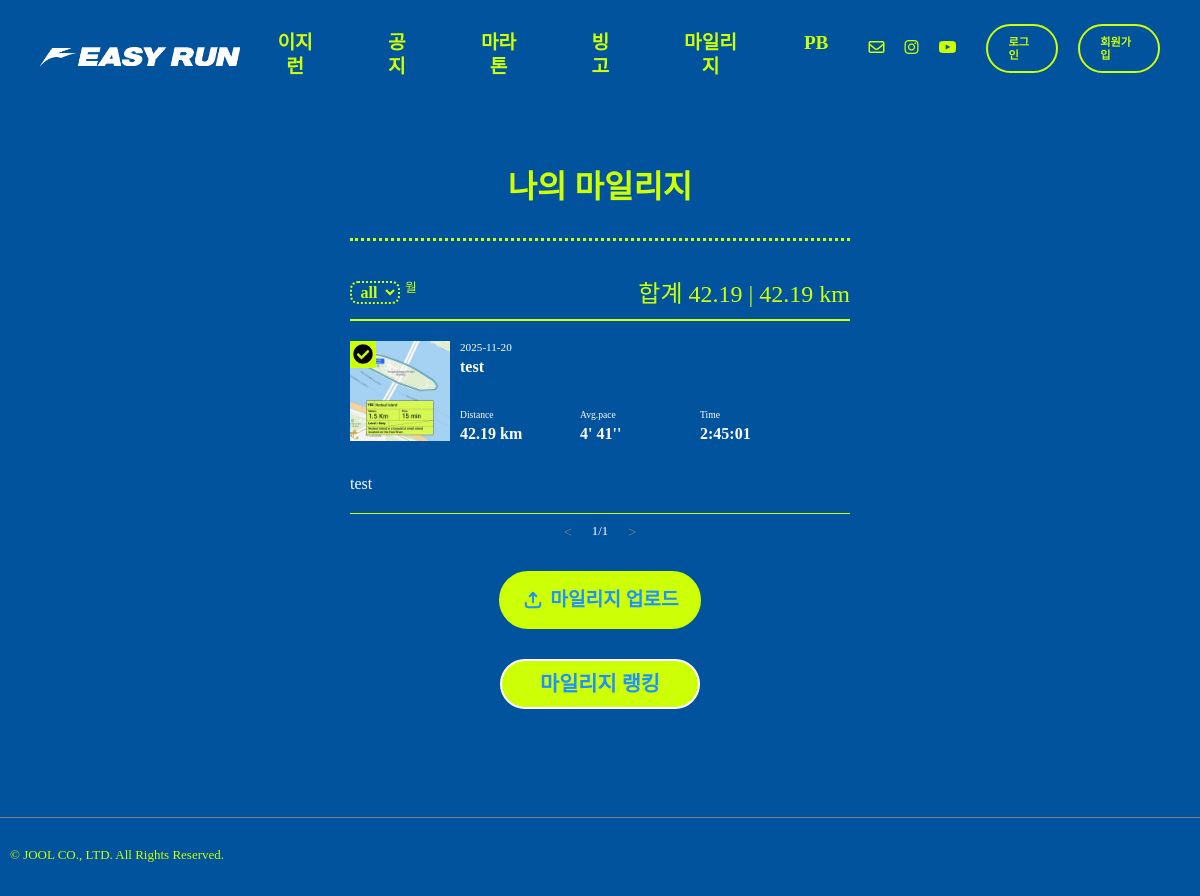
Page /runres/recordview/1/ on the earlier database version.
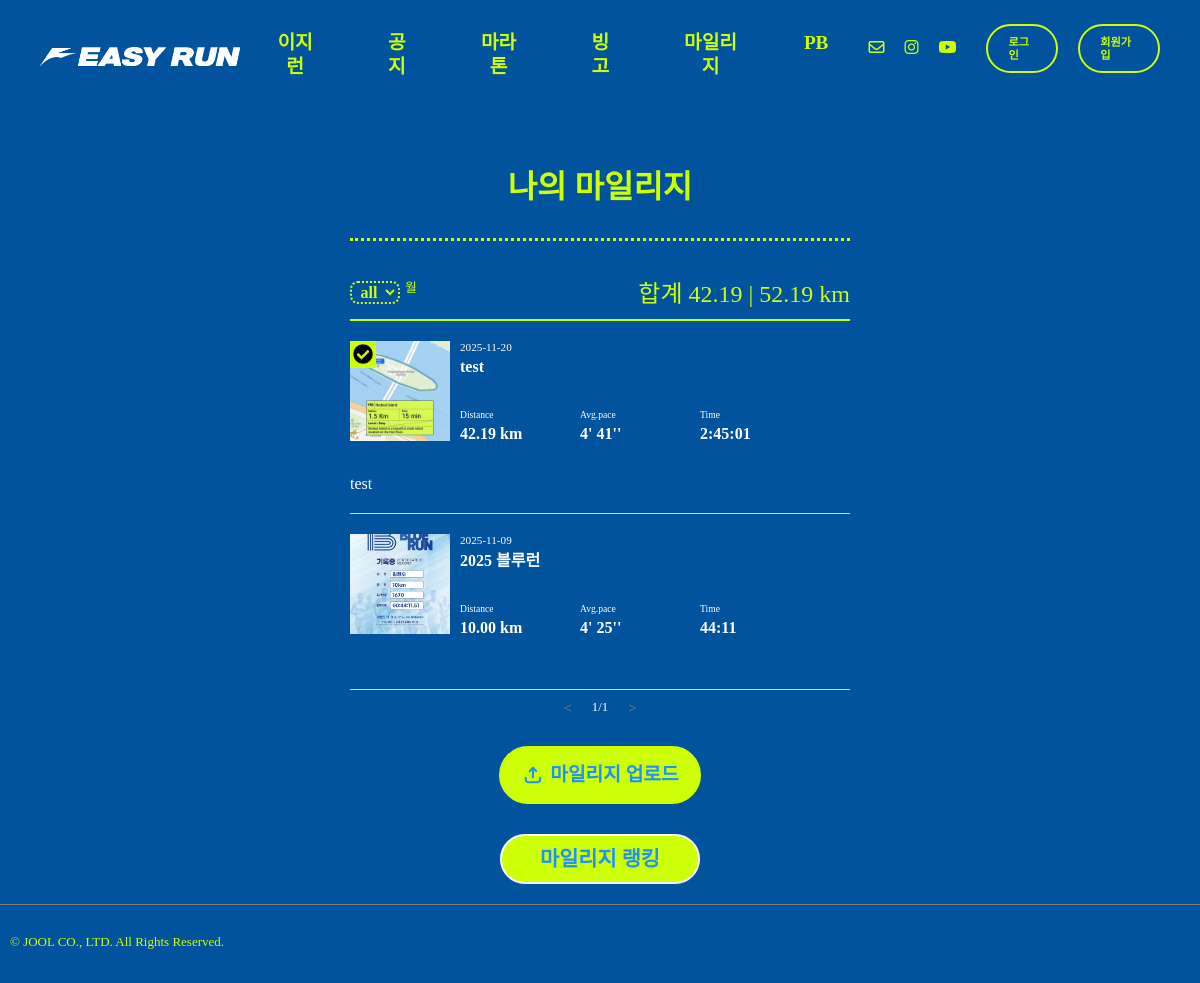
Same page on the later database version.
### record/models.py (models this page shows, shortened)
class Record(models.Model):
    record_id = models.AutoField(primary_key=True)
    title = models.CharField(max_length=50)
    user = models.ForeignKey(settings.AUTH_USER_MODEL,on_delete=models.CASCADE)
    record_date = models.DateField(blank=True, null=True)
    image = ResizedImageField(size=[500,500], upload_to="record", blank=False)
    distance = models.DecimalField(max_digits=6, decimal_places=2, blank=False, null=False)
    pace_m = models.IntegerField(null=True, blank=True)
    pace_s = models.IntegerField(null=True, blank=True)
    time_h = models.IntegerField(null=True, blank=True)
    time_m = models.IntegerField(null=True, blank=True)
    time_s = models.IntegerField(null=True, blank=True)
    desc = models.TextField(blank=True)
    confirmed = models.BooleanField(default=False)

### record/views.py (the view, shortened to what this page needs)
# urls.py: path('recordview/<str:pk>/', views.recordview, name='recordview'),
def recordview(request,pk):
    month = request.GET.get('month')
    if month =="0" or month == None:
        month = "0"
        record_list = Record.objects.filter(user=pk).order_by('-record_date')
        distance_sum = Record.objects.filter(confirmed=True).filter(user=pk).aggregate(Sum('distance'))
        distance_sum_not = Record.objects.filter(user=pk).aggregate(Sum('distance'))
    page = int(request.GET.get('p', 1)) #없으면 1로 지정
    paginator = Paginator(record_list, 3) #한 페이지 당 몇개 씩 보여줄 지 지정
    record_list = paginator.get_page(page)
    return render(request,"run_record.html", {"context":record_list, "distance_sum":distance_sum, "month": month, "distance_sum_not":distance_sum_not})

### templates/run_record.html (shortened to what this page needs)
{% extends "base.html" %}
{% load static %}
{% block content %}
  <div class="main-view">
    <div class="record-top-space"></div>
    <div>
      <p class="page-title">나의 마일리지</p>
    </div>
    <div class="width500">
      <div class="divider-line"></div>
      <div class="space-h30"></div>
    </div>
    <div class="search-sum">
      <div class="filter-line">
        <div>
          <form action="{% url 'runres:recordview' user.pk %}" method="get" id="month-filter">
            <select name="month" class="month-filter">
              <option value="0">all</option>
            </select>
          </form>
        </div>
        <div class="month-filter-txt">월</div>
      </div>
      <div class="distance-sum">합계
        {{ distance_sum.distance__sum | floatformat:2 }}
        |
        {{ distance_sum_not.distance__sum | floatformat:2 }}
        km</div>
    </div>
    {% for data in context %}
      <div class="record-list-container">
        <a href="{% url 'runres:recordUpdateView' user.pk data.record_id %}">
          <div class="main-info-1 fade-in-up-short">
            <div class="record-img">
              {% if data.confirmed %}
                <div class="cf-check">
                  <img src="{% static "img/check_circle_icon.png" %}" alt="logo" height="20px" width="auto">
                </div>
              {% endif %}
              <img src="/media/{{ data.image }}" alt="logo-top" height="100px" width="100px">
            </div>
            <div class="title-date">
              <div class="record-date">{{ data.record_date | date:"Y-m-d" }}</div>
              <div class="record-title">{{ data.title }}</div>
              <div class="record-3">
                <div class="record-part-box">
                  <div class="distance-txt">Distance</div>
                  <div class="record-distance">{{ data.distance }}
                    km</div>
                </div>
                <div class="record-part-box">
                  <div class="distance-txt">Avg.pace</div>
                  {% if data.pace_s < 10 %}
                    <div class="record-pace">{{ data.pace_m }}' 0{{ data.pace_s }}''</div>
                  {% else %}
                    <div class="record-pace">{{ data.pace_m }}'
                      {{ data.pace_s }}''</div>
                  {% endif %}
                </div>
                <div class="record-part-box">
                  <div class="distance-txt">Time</div>
                  {% if data.time_s < 10 %}
                    {% if data.time_h is not None %}
                      <div class="record-time">
                        {{ data.time_h }}:{{ data.time_m }}:0{{ data.time_s }}</div>
                    {% else %}
                      <div class="record-time">
                        {{ data.time_m }}:0{{ data.time_s }}</div>
                    {% endif %}
                  {% else %}
                    {% if data.time_h is not None %}
                      <div class="record-time">
                        {{ data.time_h }}:{{ data.time_m }}:{{ data.time_s }}</div>
                    {% else %}
                      <div class="record-time">
                        {{ data.time_m }}:{{ data.time_s }}</div>
                    {% endif %}
                  {% endif %}
                </div>
              </div>
            </div>
          </div>
        </a>
        <div class="record-desc fade-in-up-short2">{{ data.desc }}</div>
      </div>
    {% endfor %}
    <div class="pagenation-container">
      {% if context.has_previous %}
        <a class="page-link" href="?month={{ month }}&p={{ context.previous_page_number }}">
          <div class="page-item">< </div>
        </a>
      {% else %}
        <a class="page-link" href="#">
          <div class="page-item disabled">< </div>
        </a>
      {% endif %}
      <div class="page-num">
        {{ context.number }}/{{ context.paginator.num_pages }}
      </div>
      {% if context.has_next %}
        <a class="page-link" href="?month={{ month }}&p={{ context.next_page_number }}">
          <div class="page-item">></div>
        </a>
      {% else %}
        <a class="page-link" href="#">
          <div class="page-item disabled">></div>
        </a>
      {% endif %}
    </div>
    <div class="space-h30"></div>
    <div class="btn-container">
      <a href="{% url 'runres:runres' %}">
        <div class="upload-btn">
          <svg xmlns="http://www.w3.org/2000/svg" fill="none" height="24" viewbox="0 0 24 24" width="24">
            <g stroke-linecap="round" stroke-linejoin="round" stroke-width="2">
              <path d="m4.75 14.75v1.5c0 1.6569 1.34315 3 3 3h8.5c1.6569 0 3-1.3431 3-3v-1.5"/>
              <path d="m12 14.25v-9.25"/>
              <path d="m8.75 8.25 3.25-3.5 3.25 3.5"/>
            </g>
          </svg>
          <div class="upload-txt">마일리지 업로드</div>
        </div>
      </a>
    </div>
    <div class="btn-control">
      <a href="{% url "runres:recordRank" %}">
        <button class="submit-btn">마일리지 랭킹</button>
      </a>
    </div>
  </div>
{% endblock content %}

### templates/base.html (shortened to what this page needs)
<!DOCTYPE html>
{% load static %}
<html lang="en">
  <head>
    <link href="https://hangeul.pstatic.net/hangeul_static/css/nanum-square-neo.css" rel="stylesheet">
    <link rel="stylesheet" type="text/css" href="{% static 'css/joolmag.css' %}"/>
    <link rel="stylesheet" type="text/css" href="{% static 'css/normalize.css' %}"/>
    <link rel="stylesheet" type="text/css" href="{% static 'css/article.css' %}"/>
  </head>
  <body id="content" class="mainbg">
    <div class="info-container">
      <div class="sterun-logo-m">
        <a href={% url "index" %}>
          <img src="{% static "img/easyrun-logo2.png" %}" alt="logo-top" height="auto" width="auto">
      </div>
      <div class="j-nav-items fade-in-up-short1">
        <div class="j-nav-item">
          <a href="{% url 'index' %}">이지런</a>
        </div>
        <div class="j-nav-item">
          <a href="{% url 'article:article' %}">공지</a>
        </div>
        <div class="j-nav-item">
          {% if user.is_authenticated %}
            <a href="{% url 'marathon:marathon_list' %}">마라톤</a>
          {% else %}
            <a href="{% url 'users:login' %}">마라톤</a>
          {% endif %}
        </div>
        <div class="j-nav-item">
          {% if user.is_authenticated %}
            <a href="{% url 'bingo:bingo' user.pk %}">빙고</a>
          {% else %}
            <a href="{% url 'users:login' %}">빙고</a>
          {% endif %}
        </div>
        <div class="j-nav-item">
          {% if user.is_authenticated %}
            <a href="{% url 'runres:recordview' user.pk %}">마일리지</a>
          {% else %}
            <a href="{% url 'users:login' %}">마일리지</a>
          {% endif %}
        </div>
        <div class="j-nav-item">
          {% if user.is_authenticated %}
            <a href="{% url 'runres:pbRank' %}">PB</a>
          {% else %}
            <a href="{% url 'users:login' %}">PB</a>
          {% endif %}
        </div>
      </div>
      <div class="login-sns-box">
        <div class="info-icons">
          <div class="info-icon">
            <i class="fa-regular fa-envelope"></i>
          </div>
          <div class="info-icon">
            <a href="https://www.instagram.com/hyunwoo_05/" target="_blank">
              <i class="fa-brands fa-instagram"></i>
            </a>
          </div>
          <div class="info-icon">
            <i class="fa-brands fa-youtube"></i>
          </div>
        </div>
        <div class="login-box">
          {% if user.is_authenticated %}
            <a href="{% url 'users:logout' %}">
              <div class="login-btn">{{ user.username }}
                님 로그아웃</div>
            </a>
          {% else %}
            <a href="{% url 'users:login' %}">
              <div class="login-btn">로그인</div>
            </a>
            <a href="{% url 'users:signup' %}">
              <div class="login-btn">회원가입</div>
            </a>
          {% endif %}
        </div>
      </div>
    </div>
    {% block content %}{% endblock content %}
    <footer>
      <div class="rights">
        <p>© JOOL CO., LTD. All Rights Reserved.</p>
      </div>
    </footer>
  </body>
</html>

### static/css/article.css (style rules this page uses)
:root { --j-pink: #EEA47F; --blue: #1e90ff; --white: #ffffff; --black: black; --jblue: #00539C; --jlightgreen: #CDFF06; }
html { overflow-y: scroll; }
.j-nav-items > div > a { font-size: 1.2rem; font-weight: 700; }
.rights { margin: 20px 0 0 0; color: var(--jlightgreen); font-size: 13px; }

Differences in the rows shown:
added Record: image (picture), record_date "2025-11-09", title "2025 블루런", distance "10.00", pace_m "4", pace_s "25", time_m "44", time_s "11"
Other differences:
{{ distance_sum_not.distance__sum | floatformat:2 }}: "42.19" → "52.19"
